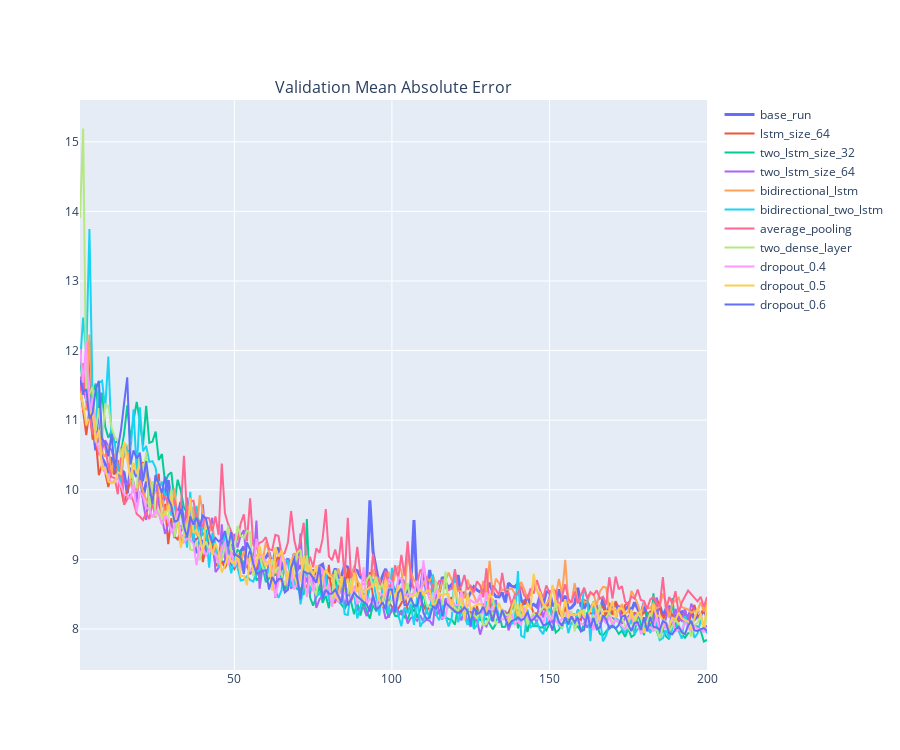

Source (notebook cell):
### Code cell
fig = make_subplots(column_titles=["Validation Mean Absolute Error"])
fig.update_layout(height=750)

fig.add_trace(go.Scatter(x=val_mae_IMT_11.index, y=val_mae_IMT_11["value"], name="base_run", line={"width":3}))
fig.add_trace(go.Scatter(x=val_mae_IMT_12.index, y=val_mae_IMT_12["value"], name="lstm_size_64"))
fig.add_trace(go.Scatter(x=val_mae_IMT_13.index, y=val_mae_IMT_13["value"], name="two_lstm_size_32"))
fig.add_trace(go.Scatter(x=val_mae_IMT_14.index, y=val_mae_IMT_14["value"], name="two_lstm_size_64"))
fig.add_trace(go.Scatter(x=val_mae_IMT_15.index, y=val_mae_IMT_15["value"], name="bidirectional_lstm"))
fig.add_trace(go.Scatter(x=val_mae_IMT_16.index, y=val_mae_IMT_16["value"], name="bidirectional_two_lstm"))
fig.add_trace(go.Scatter(x=val_mae_IMT_17.index, y=val_mae_IMT_17["value"], name="average_pooling"))
fig.add_trace(go.Scatter(x=val_mae_IMT_19.index, y=val_mae_IMT_19["value"], name="two_dense_layer"))
fig.add_trace(go.Scatter(x=val_mae_IMT_20.index, y=val_mae_IMT_20["value"], name="dropout_0.4"))
fig.add_trace(go.Scatter(x=val_mae_IMT_21.index, y=val_mae_IMT_21["value"], name="dropout_0.5"))
fig.add_trace(go.Scatter(x=val_mae_IMT_22.index, y=val_mae_IMT_22["value"], name="dropout_0.6"))

### Figure 1 — Plotly figure (JSON) as saved in the notebook; plotly's stock layout.template omitted (floating-point values rounded to 4 significant figures; data arrays with more than 128 entries replaced by an {"elided": "..."} marker saying what was removed)
{"data": [{"line": {"width": 3}, "name": "base_run", "type": "scatter", "x": {"elided": "200 int values"}, "y": {"elided": "200 float values"}}, {"name": "lstm_size_64", "type": "scatter", "x": {"elided": "200 int values"}, "y": {"elided": "200 float values"}}, {"name": "two_lstm_size_32", "type": "scatter", "x": {"elided": "200 int values"}, "y": {"elided": "200 float values"}}, {"name": "two_lstm_size_64", "type": "scatter", "x": {"elided": "200 int values"}, "y": {"elided": "200 float values"}}, {"name": "bidirectional_lstm", "type": "scatter", "x": {"elided": "200 int values"}, "y": {"elided": "200 float values"}}, {"name": "bidirectional_two_lstm", "type": "scatter", "x": {"elided": "200 int values"}, "y": {"elided": "200 float values"}}, {"name": "average_pooling", "type": "scatter", "x": {"elided": "200 int values"}, "y": {"elided": "200 float values"}}, {"name": "two_dense_layer", "type": "scatter", "x": {"elided": "200 int values"}, "y": {"elided": "200 float values"}}, {"name": "dropout_0.4", "type": "scatter", "x": {"elided": "200 int values"}, "y": {"elided": "200 float values"}}, {"name": "dropout_0.5", "type": "scatter", "x": {"elided": "200 int values"}, "y": {"elided": "200 float values"}}, {"name": "dropout_0.6", "type": "scatter", "x": {"elided": "200 int values"}, "y": {"elided": "200 float values"}}], "layout": {"annotations": [{"font": {"size": 16}, "showarrow": false, "text": "Validation Mean Absolute Error", "x": 0.5, "xanchor": "center", "xref": "paper", "y": 1, "yanchor": "bottom", "yref": "paper"}], "height": 750, "xaxis": {"anchor": "y", "domain": [0, 1]}, "yaxis": {"anchor": "x", "domain": [0, 1]}}}
